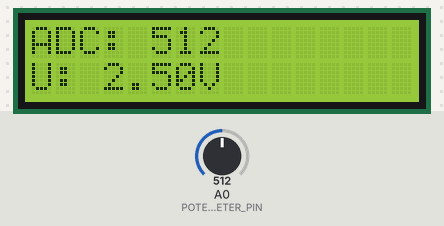
Simulated run of this sketch. Board: Arduino Uno, built with avr-gcc and run on an emulated ATmega328P. Shown: 16×2 character LCD. The test bench sets the inputs (shaded band); at power-on: A0 (POTENTIOMETER_PIN) = 512.

Above: at 2.2 s.
2.3 s: A0 (POTENTIOMETER_PIN) set to 0
At 3.1 s:
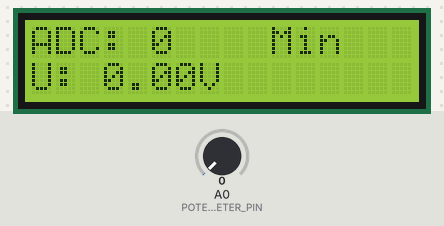
4.1 s: A0 (POTENTIOMETER_PIN) set to 9
5.6 s: A0 (POTENTIOMETER_PIN) set to 12
At 6.1 s:
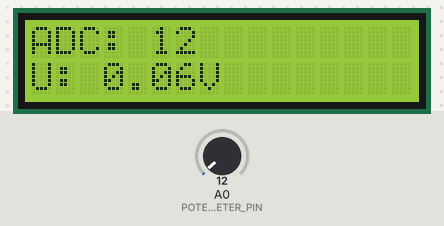
7.1 s: A0 (POTENTIOMETER_PIN) set to 1004
At 8.0 s:
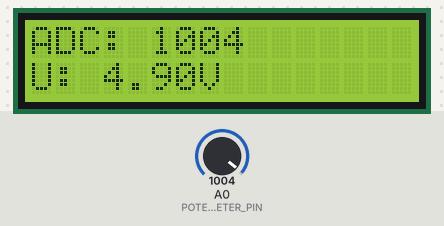
8.6 s: A0 (POTENTIOMETER_PIN) set to 1023
At 10.1 s:
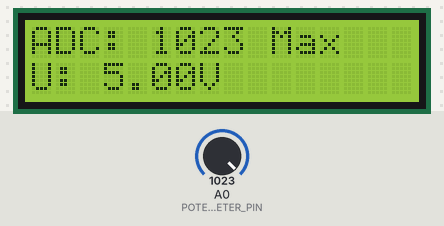
Timing chart, 0 to 11.1 s (numbered marks = the images above; inputs shaded):
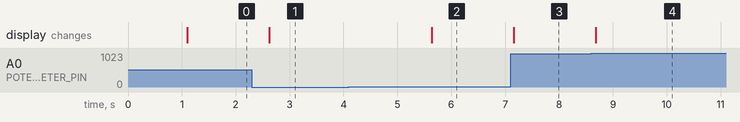

Measured:
- the behaviour switches between 10 and 11 on A0 (POTENTIOMETER_PIN) (found by bisection; images 1 and 2)
- the behaviour switches between 1022 and 1023 on A0 (POTENTIOMETER_PIN) (found by bisection; images 3 and 4)
- after the input at 2.3 s, the display: changes after 0.32 s (image 1)
- after the input at 4.1 s, every drawn part: stays the same
- after the input at 5.6 s, the display: changes at once (image 2)
- after the input at 7.1 s, the display: changes after 0.06 s (image 3)
- after the input at 8.6 s, the display: changes after 0.08 s (image 4)

The sketch:

zad3.ino
```cpp
#include <LiquidCrystal_I2C.h>

#define POTENTIOMETER_PIN A0
#define VREF 5.0
#define ADC_RESOLUTION 10

int adcPreviousValue = 0;


LiquidCrystal_I2C lcd(0x27, 16, 2);

void setup()
{
  lcd.init();
  lcd.backlight();
  lcd.setCursor(0, 0);

  lcd.print("Odczyt ADC:");
  delay(1000);

  pinMode(POTENTIOMETER_PIN, INPUT);
}

void print_adc_value(int adcValue, float voltage)
{
  lcd.clear();
  lcd.setCursor(0, 0);
  lcd.print("ADC: ");
  lcd.print(adcValue);
  lcd.setCursor(0, 1);
  lcd.print("U: ");
  lcd.print(voltage, 2);
  lcd.print("V");

  if (adcValue == 0)
  {
    lcd.setCursor(10, 0);
    lcd.print("Min");
  }
  else if (adcValue == 1023)
  {
    lcd.setCursor(10, 0);
    lcd.print("Max");
  }
}

void loop()
{
  int adcValue = analogRead(POTENTIOMETER_PIN);

  float voltage = (adcValue * VREF) / pow(2, ADC_RESOLUTION);


  if (adcValue < adcPreviousValue - 10 || adcValue > adcPreviousValue + 10)
  {
    print_adc_value(adcValue, voltage);
    adcPreviousValue = adcValue;
  }

  delay(300);
}
```
